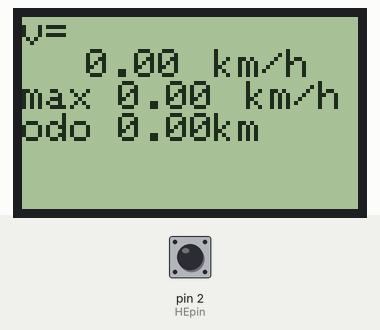
A sketch run on a simulated Arduino Uno, built with avr-gcc and run on an emulated ATmega328P. Parts: 84×48 one-colour display. The test bench sets the inputs (shaded band); at power-on: pin 2 (HEpin) HIGH. What the sketch prints to the serial monitor is not drawn.

Above: at 5.6 s.
5.7 s: pin 2 (HEpin) pulsed LOW 5 times (0.12 s each, 0.3 s apart)
At 7.7 s:
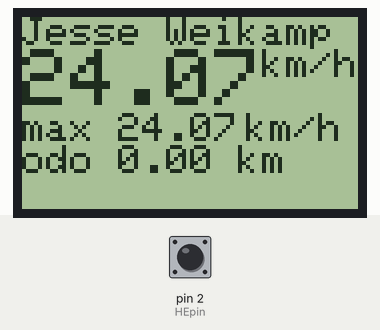
At 13.0 s:
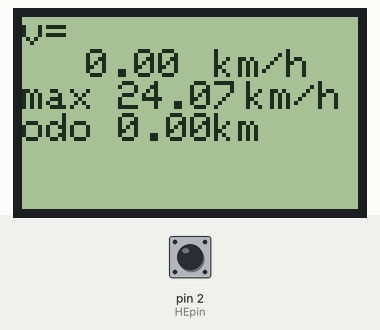
Timing chart, 0 to 14.5 s (numbered marks = the images above; inputs shaded):
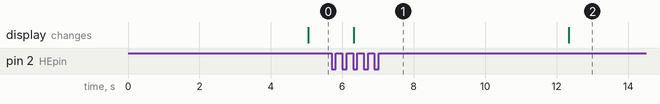

The sketch:

V1.4.ino
```cpp
#include <Adafruit_GFX.h>
#include <Adafruit_PCD8544.h>
#include <math.h>

#define wheelConstant 4333  //
#define HEtimeout 5000000   //
#define HEpin 2            //HE sensor pin (or a switch to ground)

float v = 0;
float v_max;
float distance = 0;
float duration = 0;

Adafruit_PCD8544 display = Adafruit_PCD8544(7, 6, 5, 4, 3);

void setup() {
  pinMode(HEpin, INPUT_PULLUP); //normally high
  Serial.begin(9600);       //IDE serial monitor/plotter

  /// LCD
  display.begin();
  display.setContrast(60);
  display.clearDisplay();
  display.setTextColor(BLACK);
  display.setRotation(2);
}

void loop() {
  detSpeed();           //determine speed
  printSpeed();            // print speed with a delay
}

void printSpeed(){
   Serial.println(v);  //put it to monitor/plotter
   Serial.println(duration);  //put it to monitor/plotter
   Serial.println(v_max);  //put it to monitor/plotter

if(v == 0){
  // start
  display.clearDisplay();
  display.setTextSize(1);
  display.setTextColor(BLACK);
  display.setCursor(0,0);

  //display.setCursor(24,8);
  display.println("v=");
  display.setCursor(16,8);
  display.print(v);
  display.setCursor(48,8);
  display.print("km/h");
  display.setCursor(0,16);
  display.println("max");
  display.setCursor(24,16);
  display.print(v_max);
  display.setCursor(56,16);
  display.print("km/h");
  display.setCursor(0,24);
  display.print("odo ");
  display.print(distance);
  display.print("km");
  //
  //display.setCursor(0,40);
  //display.println("test....");

  // dit moet als laatste
  display.display();
}
if(v != 0){
    display.clearDisplay();
    display.setTextSize(1);
    display.setTextColor(BLACK);
    display.setCursor(0,0);
    display.println("Jesse Weikamp");
    display.setTextSize(2);
    display.print(v);
    display.setCursor(60,8);
    display.setTextSize(1);
    display.print("km/h");

    display.setCursor(0,24);
    display.println("max");
    display.setCursor(24,24);
    display.print(v_max);
    display.setCursor(56,24);
    display.print("km/h");
    display.setCursor(0,32);
    display.print("odo ");
    display.print(distance);
     display.print(" km");
// dit moet als laatste
     display.display();

  }
   delay(1000);

}

void detSpeed(){
  duration = pulseIn(HEpin, HIGH, HEtimeout)/1000; //pulse length in millis
  if (duration == 0) v = 0;       //timout so call it zero kph
  else {v = (wheelConstant/duration); //
  }
  distance = distance + ((v*duration)/1000000);

  if(v >= v_max){

  v_max = v;

  }
}
```

Measured:
- after the input at 5.7 s, the display: changes after 0.62 s (image 1)
